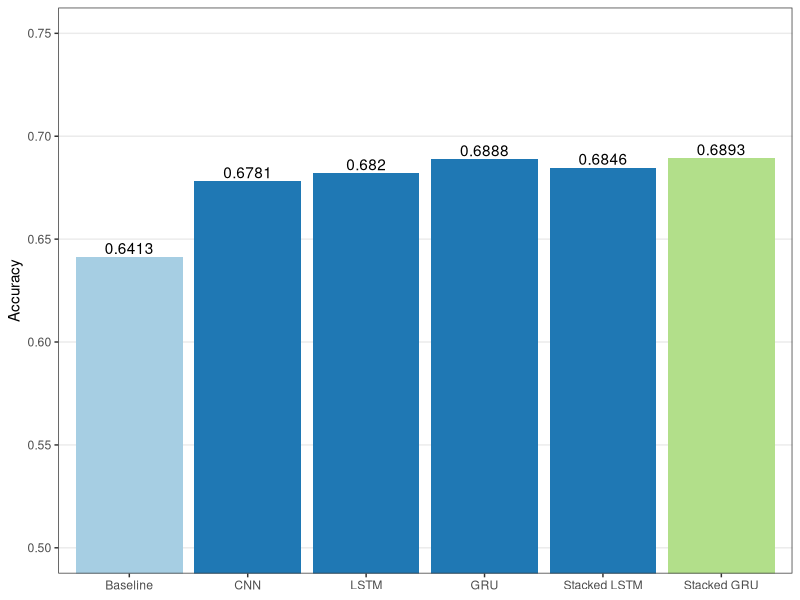
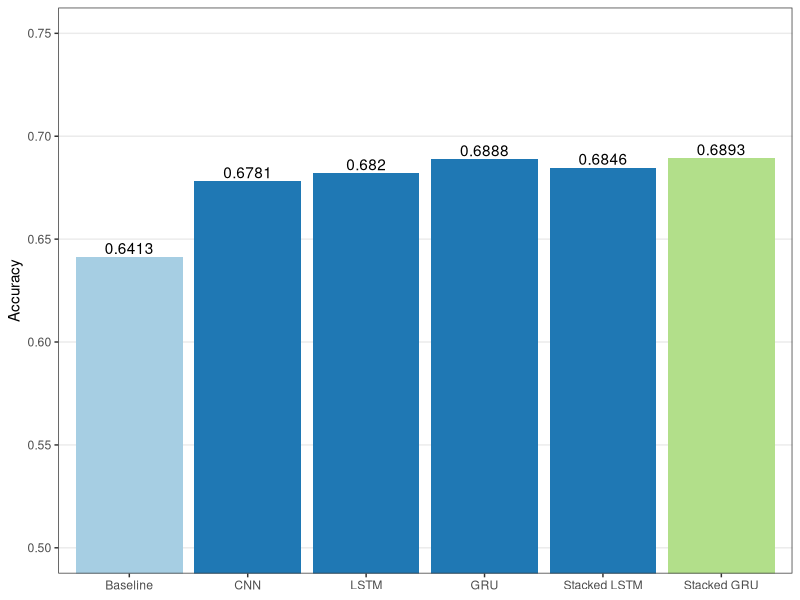

The R script that drew these images, in order:
library(ggplot2)

# df <- data.frame(
#   Model = factor(c("Baseline",	"CNN",	"LSTM", "GRU"	,"Stacked LSTM"	,"Stacked GRU"), levels=c("Baseline",	"CNN",	"LSTM", "GRU"	,"Stacked LSTM"	,"Stacked GRU")),
#   Accuracy = c(0.604321, 0.6140449439, 0.6234082397, 0.625, 0.6176966292, 0.6190074907)
# )

# df <- data.frame(
#   Model = factor(c("Baseline",	"CNN",	"LSTM", "GRU"	,"Stacked LSTM"	,"Stacked GRU"), levels=c("Baseline",	"CNN",	"LSTM", "GRU"	,"Stacked LSTM"	,"Stacked GRU")),
#   Accuracy = c(0.703432, 0.7195692883, 0.7144194757, 0.7130149813, 0.7083333331, 0.711610487)
# )

df <- data.frame(
  Model = factor(c("Baseline",	"CNN",	"LSTM", "GRU"	,"Stacked LSTM"	,"Stacked GRU"), levels=c("Baseline",	"CNN",	"LSTM", "GRU"	,"Stacked LSTM"	,"Stacked GRU")),
  Accuracy = c(0.641323, 0.6780898877, 0.6820224718, 0.6887640448, 0.6846441948, 0.6893258427)
)


df$fill <- ifelse(df$Model == "Baseline", "#a6cee3", ifelse(df$Accuracy == max(df$Accuracy, na.rm = TRUE), "#b2df8a", "#1f78b4"))

p<-ggplot(data=df, aes(x=Model, y=Accuracy, fill=fill)) +
  geom_bar(stat="identity") +
  geom_text(aes(label=round(Accuracy, digits = 4)), position=position_dodge(width=0.9), vjust=-0.25) +
  scale_fill_manual("legend", values = c("Baseline" = "black", "CNN" = "orange", "LSTM" = "blue")) + 
  coord_cartesian(ylim = c(0.5, 0.75)) +
  scale_fill_identity() + 
  theme_bw() + 
  theme(panel.grid.major.x = element_blank(), panel.grid.minor = element_blank(), axis.title.x=element_blank())
p
ggsave(filename="exp_2.png", plot=p, width=6, height=3)
